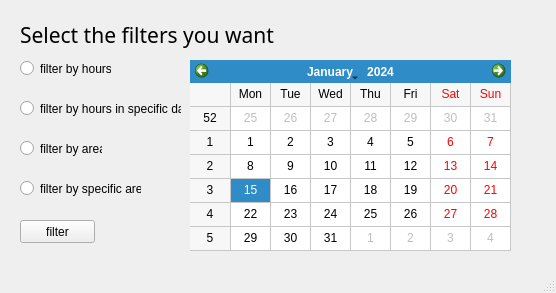
<?xml version="1.0" encoding="UTF-8"?>
<ui version="4.0">
 <class>MainWindow</class>
 <widget class="QMainWindow" name="MainWindow">
  <property name="geometry">
   <rect>
    <x>0</x>
    <y>0</y>
    <width>556</width>
    <height>293</height>
   </rect>
  </property>
  <property name="windowTitle">
   <string>MainWindow</string>
  </property>
  <widget class="QWidget" name="centralwidget">
   <widget class="QRadioButton" name="filter_by_hours">
    <property name="geometry">
     <rect>
      <x>20</x>
      <y>60</y>
      <width>91</width>
      <height>17</height>
     </rect>
    </property>
    <property name="text">
     <string>filter by hours</string>
    </property>
   </widget>
   <widget class="QRadioButton" name="filter_by_hours_in_specific_date">
    <property name="geometry">
     <rect>
      <x>20</x>
      <y>100</y>
      <width>161</width>
      <height>17</height>
     </rect>
    </property>
    <property name="text">
     <string>filter by hours in specific date</string>
    </property>
   </widget>
   <widget class="QRadioButton" name="filter_by_area">
    <property name="geometry">
     <rect>
      <x>20</x>
      <y>140</y>
      <width>82</width>
      <height>17</height>
     </rect>
    </property>
    <property name="text">
     <string>filter by area</string>
    </property>
   </widget>
   <widget class="QRadioButton" name="filter_by_specific_area">
    <property name="geometry">
     <rect>
      <x>20</x>
      <y>180</y>
      <width>121</width>
      <height>17</height>
     </rect>
    </property>
    <property name="text">
     <string>filter by specific area</string>
    </property>
   </widget>
   <widget class="QPushButton" name="filter">
    <property name="geometry">
     <rect>
      <x>20</x>
      <y>220</y>
      <width>75</width>
      <height>23</height>
     </rect>
    </property>
    <property name="text">
     <string>filter</string>
    </property>
   </widget>
   <widget class="QLabel" name="label">
    <property name="geometry">
     <rect>
      <x>20</x>
      <y>10</y>
      <width>261</width>
      <height>51</height>
     </rect>
    </property>
    <property name="font">
     <font>
      <family>Aharoni</family>
     </font>
    </property>
    <property name="text">
     <string>&lt;html&gt;&lt;head/&gt;&lt;body&gt;&lt;p&gt;&lt;span style=&quot; font-size:16pt;&quot;&gt;Select the filters you want&lt;/span&gt;&lt;/p&gt;&lt;/body&gt;&lt;/html&gt;</string>
    </property>
   </widget>
   <widget class="QCalendarWidget" name="date_calendar">
    <property name="geometry">
     <rect>
      <x>190</x>
      <y>60</y>
      <width>321</width>
      <height>191</height>
     </rect>
    </property>
    <property name="gridVisible">
     <bool>true</bool>
    </property>
   </widget>
  </widget>
  <widget class="QStatusBar" name="statusbar"/>
 </widget>
 <resources/>
 <connections/>
</ui>
